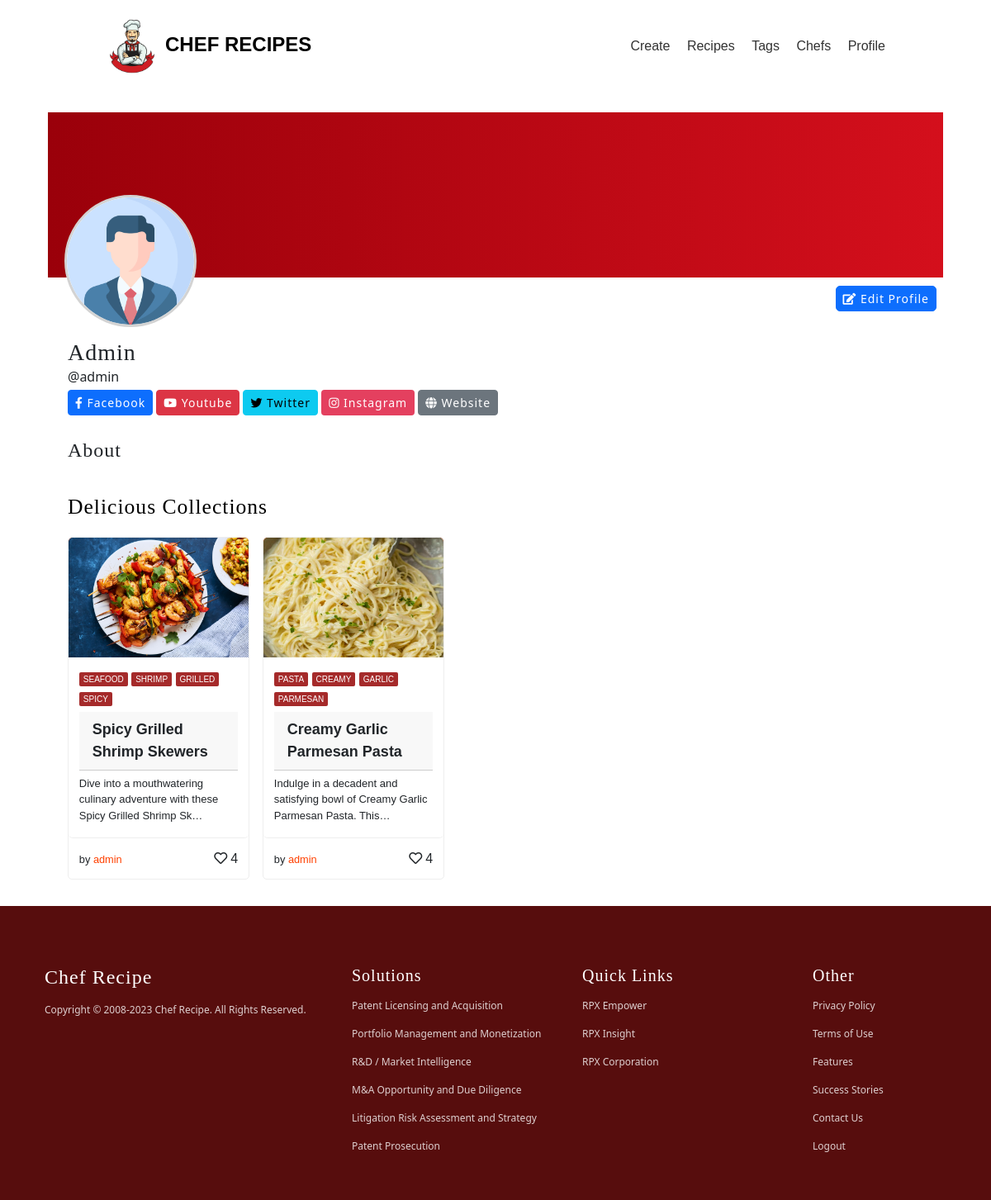
Screenshot of /account/profile/ (signed in) with the database file from the repository.
### account/models.py (models this page shows, shortened)
class UserProfile(models.Model):
    user = models.OneToOneField(User, on_delete=models.CASCADE)
    full_name = models.CharField(max_length=100, blank=True)
    profile_picture = models.ImageField(upload_to='profile_pictures', blank=True)
    bio = models.TextField(blank=True)
    other_details = models.TextField(blank=True)
    verified = models.BooleanField(default=False)
    social_media_links = models.TextField(blank=True)
    created_at = models.DateTimeField(auto_now_add=True)
    updated_at = models.DateTimeField(auto_now=True)
    def social_media_links_as_dict(self):
        my_dict = json.loads(self.social_media_links) if self.social_media_links else {}
        if 'facebook' not in my_dict:
            my_dict['facebook'] = ''
        if 'instagram' not in my_dict:
            my_dict['instagram'] = ''
        if 'twitter' not in my_dict:
            my_dict['twitter'] = ''
        if 'youtube' not in my_dict:
            my_dict['youtube'] = ''
        return my_dict

### main/models.py (models this page shows, shortened)
class Recipe(models.Model):
    subject = models.CharField(max_length=100)
    image = models.ImageField(upload_to='recipe_images', blank=True)
    description = models.TextField(blank=True)
    instructions = RichTextField(blank=True)
    tags = models.ManyToManyField(Tag, blank=True)
    created_by = models.ForeignKey(User, on_delete=models.CASCADE)
    created_at = models.DateTimeField(auto_now_add=True)
    updated_at = models.DateTimeField(auto_now=True)
    liked_by = models.ManyToManyField(User, related_name='liked_recipes', blank=True)
    is_private = models.BooleanField(default=False)

class Tag(models.Model):
    name = models.CharField(max_length=50)
    created_at = models.DateTimeField(auto_now_add=True)
    updated_at = models.DateTimeField(auto_now=True)

### account/views.py (the view)
# urls.py: path('profile/', views.profile, name='profile'),
@login_required(login_url='account:login')
def profile(request):
    userProfile = UserProfile.objects.get(user=request.user)
    context = {
        'profilePage': True,
        'title': 'Profile',
        'userProfile': userProfile,
        'recipes': Recipe.objects.filter(created_by=request.user),
    }
    return render(request, 'account/profile.html', context)

### templates/account/profile.html (shortened to what this page needs)
{% extends 'includes/base.html' %}
{% load static %}
{% block body %}
{% block head %}
<link href="{% static 'css/profile.css' %}" rel="stylesheet">
{% endblock %}
<div class="max-width-1100">
    <div class="card-profile mx-2 my-4">
        <div class="cover resp-cover">
            <img class="profile-picture resp-profile-picture"
                {% if userProfile.profile_picture %}
                    src="{{ userProfile.profile_picture.url }}"
                {% else %}
                    src="{% static 'images/cheficon.png' %}"
                {% endif %}
                 alt="Profile Picture">
            {% if request.user == userProfile.user %}
                <button type="button" class="btn btn-primary btn-sm edit-profile-btn" data-bs-toggle="modal" data-bs-target="#exampleModal">
                    <i class="fas fa-edit"></i> Edit Profile
                </button>
            {% endif %}
        </div>
        <div class="p-4 md-mt-5">
            <h3 class="mb-0">{{userProfile.full_name}}</h3>
            <div>
                <span>@{{ userProfile.user }}</span>
            </div>
            <div class="social-media mt-1">
                <a class="text-decoration-none" {% if userProfile.social_media_links_as_dict.facebook %}href="{{ userProfile.social_media_links_as_dict.facebook }}"  target="_blank"{% endif %} >
                    <button class="btn btn-primary btn-sm mb-1">
                        <i class="fab fa-facebook-f"></i>
                        Facebook
                    </button>
                </a>
                <a class="text-decoration-none" {% if userProfile.social_media_links_as_dict.youtube %}href="{{ userProfile.social_media_links_as_dict.youtube }}"  target="_blank"{% endif %} >
                    <button class="btn btn-danger btn-sm mb-1">
                        <i class="fab fa-youtube"></i>
                        Youtube
                    </button>
                </a>
                <a class="text-decoration-none" {% if userProfile.social_media_links_as_dict.twitter %}href="{{ userProfile.social_media_links_as_dict.twitter }}"  target="_blank"{% endif %} >
                    <button class="btn btn-info btn-sm mb-1">
                        <i class="fab fa-twitter"></i>
                        Twitter
                    </button>
                </a>
                <a class="text-decoration-none" {% if userProfile.social_media_links_as_dict.instagram %}href="{{ userProfile.social_media_links_as_dict.instagram }}"  target="_blank"{% endif %} >
                    <button class="btn btn-sm mb-1" style="background-color: #e4405f; color: white;">
                        <i class="fab fa-instagram"></i>
                        Instagram
                    </button>
                </a>
                <a class="text-decoration-none" target="_blank" href="{{ userProfile.website_link }}">
                    <button class="btn btn-secondary btn-sm mb-1">
                        <i class="fas fa-globe"></i>
                        Website
                    </button>
                </a>
            </div>
            <div class="mt-4">
                <h4 class="mb-0">About</h4>
            </div>
        </div>
        <section class="wrapper product" style="width: 100%; margin: 0 16px; justify-content: start">
            <h2 class="section-name" style="text-align: left; color: black; margin-bottom: 12px; margin-left: 8px">delicious collections</h2>
            {% for recipe in recipes %}
                <article class="card featuredd" onclick="window.location.href='{% url 'main:details' recipe.id %}'" style="cursor: pointer;">
                    <div class="box"><img style="height: 145px; min-width: 218px;" src="{{recipe.image.url}}"></div>
                    <header class="card-content">
                        {% for tag in recipe.tags.all %}
                            <span class="card-category chicken">{{tag.name}}</span>
                        {% endfor %}
                        <span class="card-header">{{recipe.subject|truncatechars:30}}</span>
                        <span class="card-desc">{{recipe.description|truncatechars:80}}</span>
                    </header>
                    <footer class="card-content d-flex justify-content-between">
                        <div class="contributor"><span class="contributor-name">by <a href="#">{{recipe.created_by.username}}</a></span></div>
                        <div class="bookmark"><i class="far fa-heart me-1"></i>4</div>
                    </footer>
                </article>
            {% endfor %}
        </section>
    </div>
</div>
  {% endblock %}

### static/css/style.css (style rules this page uses)
* { margin: 0; padding: 0; }
a, a:hover, a:focus, a:active { text-decoration: none; border: 0; }
header { padding: 1em 0; }
h1, h2, h3, h4, h5, h6 { font-family: 'Baloo', cursive; letter-spacing: 1px; text-transform: capitalize; -webkit-margin-before:0; -webkit-margin-after:0; }
h2 { font-size: 1.6em; color: rgb(255, 64, 0); text-underline-position: below; }
.section-name { display: block; width: 100%; text-align: center; }
.wrapper { width: 80vw; margin: auto; align-content: center; }
.product { max-width: 1200px; margin: 2em auto; display: -webkit-flex; display: -ms-flexbox; display: flex; flex-direction: row; flex-wrap: wrap; justify-content: center; align-items: flex-start; }
article { margin: 0.5em; width: 55vw; box-sizing: border-box; transition: all 0.1s ease-in; font-family: 'Dosis', sans-serif; }
article header { border-bottom: 1px solid #EEEEEE; }
.card { max-width: 220px; display: block; min-height: 250px; flex-shrink: 0; border-radius: 5px; border-width: 1px; border-style: solid; border-color: #EEEEEE; }
.card img { background-color: rgb(255, 64, 0); max-width: 100%; max-height: 200px; width: auto; border-top-left-radius: 5px; border-top-right-radius: 5px; }
.card-content { padding: 0.8em; display: inline-block; text-align: left; margin: auto; border-radius: 5px; }
.card-content span { margin: 0.3em 0; }
.card-category { padding: 3px 5px; color: white; text-transform: uppercase; font-size: 10px; width: auto; border-radius: 2px; }
.card-desc { font-size: 13px; display: block; }
.card-header { font-weight: bold; text-transform: capitalize; font-size: 18px; display: block; }
.contributor { display: block; }
.contributor-name { font-size: 0.8em; }
.contributor-name a { color: rgb(255, 64, 0); }
.chicken { background-color: brown; }
button { padding: 0.5em 0.7em; border-radius: 6px; border: 0; cursor: pointer; font-family: 'Dosis', sans-serif; font-weight: 700; font-size: 1.1rem; letter-spacing: 1px; transition: all 0.1s ease-in; }

### static/css/profile.css (style rules this page uses)
.max-width-1100 { width: 100%; max-width: 1100px; margin: auto; }
.cover { background: linear-gradient(to right, #9a000a 0%, #d40f1c 100%); width: 100%; position: relative; }
.cover .profile-picture { position: absolute; top: 90%; transform: translate(-50%, -50%); border-radius: 50%; background: #fff; border: 3px solid lightgray; }
.cover .edit-profile-btn { position: absolute; top: 105%; right: 8px; border-radius: 5px; cursor: pointer; }
@media screen and (min-width: 768px) { .resp-cover { height: 200px; } }
@media screen and (min-width: 768px) { .resp-profile-picture { width: 160px; height: 160px; left: 100px; } }
@media screen and (min-width: 768px) { .md-mt-5 { margin-top: 50px; } }

### rows the page displays
UserProfile: profile_picture (placeholder picture), full_name "Admin", user "admin"
Recipe: image (picture), subject "Spicy Grilled Shrimp Skewers", description "Dive into a mouthwatering culinary adventure with these Spicy Grilled Shrimp Sk…", created_by.username "admin"
Tag: name "SEAFOOD"
Tag: name "SHRIMP"
Tag: name "GRILLED"
Tag: name "SPICY"
Recipe: image (picture), subject "Creamy Garlic Parmesan Pasta", description "Indulge in a decadent and satisfying bowl of Creamy Garlic Parmesan Pasta. This…", created_by.username "admin"
Tag: name "PASTA"
Tag: name "CREAMY"
Tag: name "GARLIC"
Tag: name "PARMESAN"
